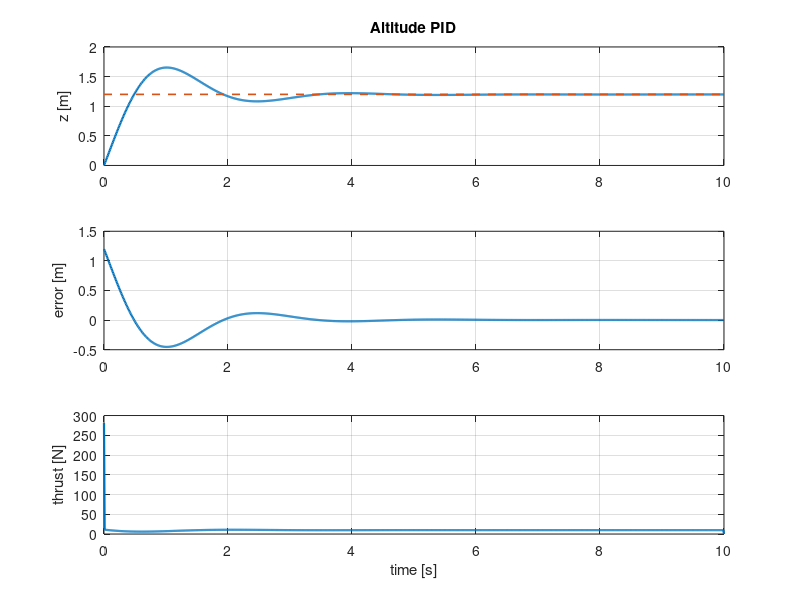

MATLAB code for this plot:
clear; close all; clc;

dt = 0.01;
T = 10;
t = 0:dt:T;
n = numel(t);

g = 9.81;
m = 1.0;
z_ref = 1.2;

gains = [6.0, 1.4, 2.2];
kp = gains(1);
ki = gains(2);
kd = gains(3);

z = zeros(1, n);
zdot = zeros(1, n);
thrust = zeros(1, n);
err = zeros(1, n);
integral = 0;
prev_err = 0;

for k = 1:n-1
    err(k) = z_ref - z(k);
    integral = integral + err(k) * dt;
    deriv = (err(k) - prev_err) / dt;
    u = m * (g + kp * err(k) + ki * integral + kd * deriv);
    thrust(k) = max(0, u);

    zddot = thrust(k) / m - g;
    zdot(k + 1) = zdot(k) + zddot * dt;
    z(k + 1) = z(k) + zdot(k + 1) * dt;
    prev_err = err(k);
end

err(end) = z_ref - z(end);
rmse_value = sqrt(mean(err .^ 2));
max_overshoot = max(0, max(z) - z_ref);

tol = 0.02 * max(1, abs(z_ref));
settling_idx = find(abs(z - z_ref) > tol, 1, 'last');
if isempty(settling_idx)
    settling_time = 0;
elseif settling_idx >= numel(t)
    settling_time = t(end);
else
    settling_time = t(settling_idx + 1);
end

metrics = struct();
metrics.rmse = rmse_value;
metrics.max_overshoot = max_overshoot;
metrics.settling_time = settling_time;
metrics.energy = sum(abs(thrust) * dt);

figure('Color', 'w');
subplot(3, 1, 1);
plot(t, z, 'LineWidth', 1.6); hold on;
plot([t(1), t(end)], [z_ref, z_ref], '--', 'LineWidth', 1.2);
ylabel('z [m]');
title('Altitude PID');
grid on;

subplot(3, 1, 2);
plot(t, err, 'LineWidth', 1.6);
ylabel('error [m]');
grid on;

subplot(3, 1, 3);
plot(t, thrust, 'LineWidth', 1.6);
xlabel('time [s]');
ylabel('thrust [N]');
grid on;

disp(metrics);
